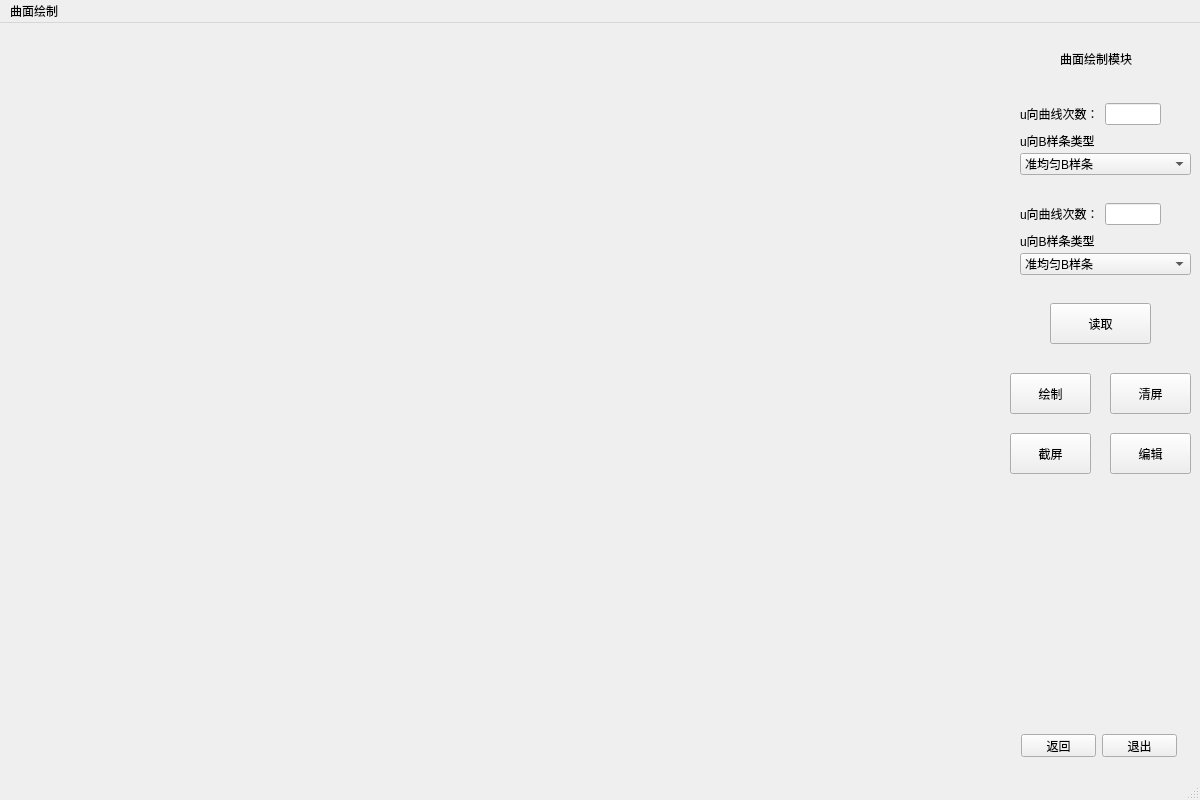
<?xml version="1.0" encoding="UTF-8"?>
<ui version="4.0">
 <class>SfMainWindow</class>
 <widget class="QMainWindow" name="SfMainWindow">
  <property name="geometry">
   <rect>
    <x>0</x>
    <y>0</y>
    <width>1200</width>
    <height>800</height>
   </rect>
  </property>
  <property name="windowTitle">
   <string>MainWindow</string>
  </property>
  <widget class="QWidget" name="centralwidget">
   <widget class="QWidget" name="TF" native="true">
    <property name="geometry">
     <rect>
      <x>1000</x>
      <y>0</y>
      <width>200</width>
      <height>755</height>
     </rect>
    </property>
    <property name="styleSheet">
     <string notr="true"/>
    </property>
    <widget class="QPushButton" name="drawBtn">
     <property name="geometry">
      <rect>
       <x>10</x>
       <y>350</y>
       <width>81</width>
       <height>41</height>
      </rect>
     </property>
     <property name="text">
      <string>绘制</string>
     </property>
    </widget>
    <widget class="QLabel" name="label">
     <property name="geometry">
      <rect>
       <x>60</x>
       <y>20</y>
       <width>121</width>
       <height>31</height>
      </rect>
     </property>
     <property name="styleSheet">
      <string notr="true">font: 12pt &quot;Adobe Arabic&quot;;</string>
     </property>
     <property name="text">
      <string>曲面绘制模块</string>
     </property>
    </widget>
    <widget class="QLabel" name="label_2">
     <property name="geometry">
      <rect>
       <x>20</x>
       <y>110</y>
       <width>81</width>
       <height>16</height>
      </rect>
     </property>
     <property name="text">
      <string>u向B样条类型</string>
     </property>
    </widget>
    <widget class="QComboBox" name="cb1">
     <property name="geometry">
      <rect>
       <x>20</x>
       <y>130</y>
       <width>171</width>
       <height>22</height>
      </rect>
     </property>
     <item>
      <property name="text">
       <string>准均匀B样条</string>
      </property>
     </item>
     <item>
      <property name="text">
       <string>均匀B样条</string>
      </property>
     </item>
    </widget>
    <widget class="QLabel" name="label_3">
     <property name="geometry">
      <rect>
       <x>20</x>
       <y>210</y>
       <width>81</width>
       <height>16</height>
      </rect>
     </property>
     <property name="text">
      <string>u向B样条类型</string>
     </property>
    </widget>
    <widget class="QWidget" name="layoutWidget">
     <property name="geometry">
      <rect>
       <x>20</x>
       <y>180</y>
       <width>141</width>
       <height>22</height>
      </rect>
     </property>
     <layout class="QHBoxLayout" name="horizontalLayout_2">
      <item>
       <widget class="QLabel" name="label_5">
        <property name="text">
         <string>u向曲线次数：</string>
        </property>
       </widget>
      </item>
      <item>
       <widget class="QLineEdit" name="le2"/>
      </item>
     </layout>
    </widget>
    <widget class="QComboBox" name="cb2">
     <property name="geometry">
      <rect>
       <x>20</x>
       <y>230</y>
       <width>171</width>
       <height>22</height>
      </rect>
     </property>
     <item>
      <property name="text">
       <string>准均匀B样条</string>
      </property>
     </item>
     <item>
      <property name="text">
       <string>均匀B样条</string>
      </property>
     </item>
    </widget>
    <widget class="QPushButton" name="clcBtn">
     <property name="geometry">
      <rect>
       <x>110</x>
       <y>350</y>
       <width>81</width>
       <height>41</height>
      </rect>
     </property>
     <property name="text">
      <string>清屏</string>
     </property>
    </widget>
    <widget class="QPushButton" name="backBtn">
     <property name="geometry">
      <rect>
       <x>21</x>
       <y>711</y>
       <width>75</width>
       <height>23</height>
      </rect>
     </property>
     <property name="text">
      <string>返回</string>
     </property>
    </widget>
    <widget class="QPushButton" name="exitBtn">
     <property name="geometry">
      <rect>
       <x>102</x>
       <y>711</y>
       <width>75</width>
       <height>23</height>
      </rect>
     </property>
     <property name="text">
      <string>退出</string>
     </property>
    </widget>
    <widget class="QPushButton" name="readBtn">
     <property name="geometry">
      <rect>
       <x>50</x>
       <y>280</y>
       <width>101</width>
       <height>41</height>
      </rect>
     </property>
     <property name="text">
      <string>读取</string>
     </property>
    </widget>
    <widget class="QWidget" name="layoutWidget">
     <property name="geometry">
      <rect>
       <x>20</x>
       <y>80</y>
       <width>141</width>
       <height>22</height>
      </rect>
     </property>
     <layout class="QHBoxLayout" name="horizontalLayout">
      <item>
       <widget class="QLabel" name="label_4">
        <property name="text">
         <string>u向曲线次数：</string>
        </property>
       </widget>
      </item>
      <item>
       <widget class="QLineEdit" name="le1"/>
      </item>
     </layout>
    </widget>
    <widget class="QPushButton" name="picBtn">
     <property name="geometry">
      <rect>
       <x>10</x>
       <y>410</y>
       <width>81</width>
       <height>41</height>
      </rect>
     </property>
     <property name="text">
      <string>截屏</string>
     </property>
    </widget>
    <widget class="QPushButton" name="editBtn">
     <property name="geometry">
      <rect>
       <x>110</x>
       <y>410</y>
       <width>81</width>
       <height>41</height>
      </rect>
     </property>
     <property name="text">
      <string>编辑</string>
     </property>
    </widget>
   </widget>
   <widget class="QWidget" name="MF" native="true">
    <property name="geometry">
     <rect>
      <x>280</x>
      <y>30</y>
      <width>571</width>
      <height>311</height>
     </rect>
    </property>
    <property name="styleSheet">
     <string notr="true"/>
    </property>
   </widget>
  </widget>
  <widget class="QMenuBar" name="menubar">
   <property name="geometry">
    <rect>
     <x>0</x>
     <y>0</y>
     <width>1200</width>
     <height>23</height>
    </rect>
   </property>
   <widget class="QMenu" name="menu">
    <property name="title">
     <string>曲面绘制</string>
    </property>
   </widget>
   <addaction name="menu"/>
  </widget>
  <widget class="QStatusBar" name="statusbar"/>
 </widget>
 <resources/>
 <connections/>
</ui>
